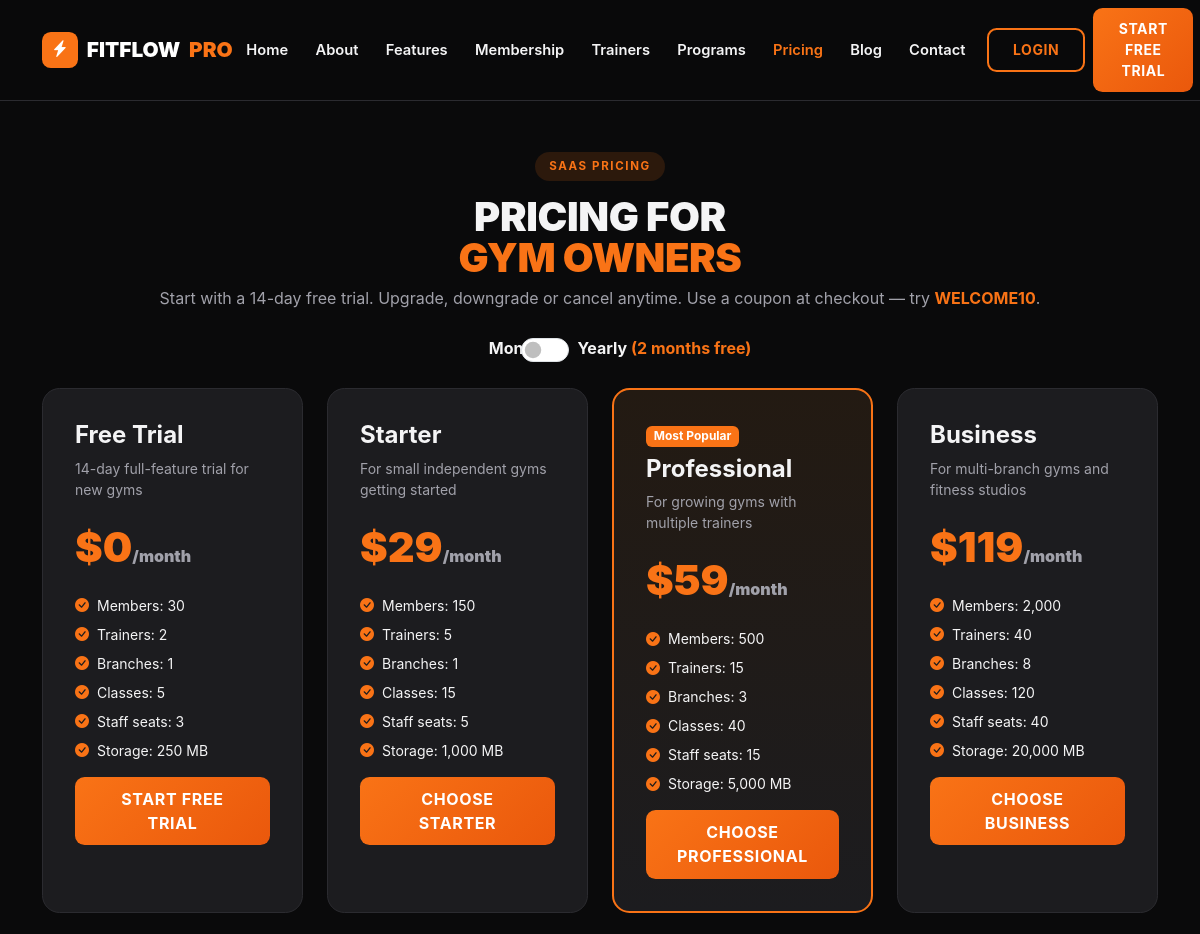
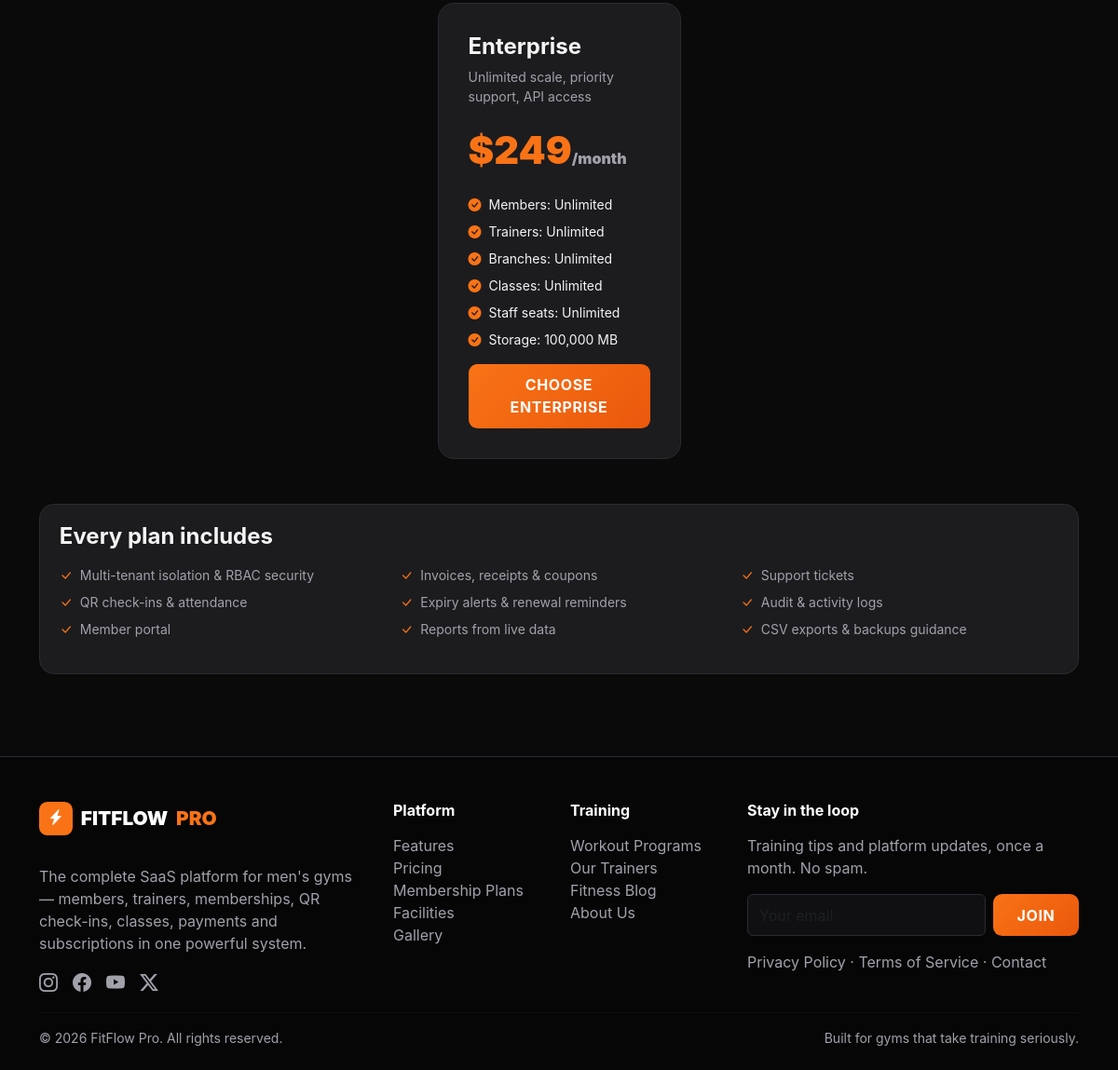
The app's page /public/pricing.php with its own data (2 pictures, top to bottom).
### tables this page shows
CREATE TABLE subscription_plans (
  id             INT UNSIGNED AUTO_INCREMENT PRIMARY KEY,
  name           VARCHAR(60) NOT NULL,
  slug           VARCHAR(60) NOT NULL UNIQUE,
  tagline        VARCHAR(120) NULL,
  description    VARCHAR(255) NULL,
  price_monthly  DECIMAL(10,2) NOT NULL DEFAULT 0,
  price_yearly   DECIMAL(10,2) NOT NULL DEFAULT 0,
  trial_days     INT NOT NULL DEFAULT 0,
  features       TEXT NULL,
  max_members    INT NOT NULL DEFAULT 50,
  max_trainers   INT NOT NULL DEFAULT 3,
  max_branches   INT NOT NULL DEFAULT 1,
  max_classes    INT NOT NULL DEFAULT 10,
  max_staff      INT NOT NULL DEFAULT 5,
  max_storage_mb INT NOT NULL DEFAULT 500,
  is_active      TINYINT(1) NOT NULL DEFAULT 1,
  created_at     TIMESTAMP NOT NULL DEFAULT CURRENT_TIMESTAMP
);

### app/bootstrap.php (called while the page is built, shortened)
<?php
spl_autoload_register(function (string $class): void {
    $paths = [
        __DIR__ . '/' . $class . '.php',
        __DIR__ . '/Models/' . $class . '.php',
    ];
    foreach ($paths as $path) {
        if (is_file($path)) {
            return;
        }
    }
});
require_once __DIR__ . '/helpers.php';

### config/database.php (called while the page is built)
<?php
return [
    'driver'   => 'mysql',
    'host'     => getenv('DB_HOST') ?: '127.0.0.1',
    'port'     => getenv('DB_PORT') ?: '3306',
    'database' => getenv('DB_DATABASE') ?: 'fitflow_pro',
    'username' => getenv('DB_USERNAME') ?: 'root',
    'password' => getenv('DB_PASSWORD') ?: '',
    'charset'  => 'utf8mb4',
];

### app/Database.php (called while the page is built, shortened)
<?php
class Database
{
    private static ?PDO $instance = null;
    public static function connection(): PDO
    {
        $cfg = require __DIR__ . '/../config/database.php';
        $dsn = sprintf(
            '%s:host=%s;port=%s;dbname=%s;charset=%s',
            $cfg['driver'],
            $cfg['host'],
            $cfg['port'],
            $cfg['database'],
            $cfg['charset']
        );
        self::$instance = new PDO($dsn, $cfg['username'], $cfg['password'], [
            PDO::ATTR_ERRMODE            => PDO::ERRMODE_EXCEPTION,
            PDO::ATTR_DEFAULT_FETCH_MODE => PDO::FETCH_ASSOC,
            PDO::ATTR_EMULATE_PREPARES   => false,
        ]);
        return self::$instance;
    }
    public static function query(string $sql, array $params = []): PDOStatement
    {
        $stmt = self::connection()->prepare($sql);
        $stmt->execute($params);
        return $stmt;
    }
    public static function fetchAll(string $sql, array $params = []): array
    {
        return self::query($sql, $params)->fetchAll();
    }
}

### app/Models/SubscriptionPlan.php (called while the page is built, shortened)
<?php
class SubscriptionPlan extends BaseModel
{
    public static function active(): array
    {
        return Database::fetchAll('SELECT * FROM subscription_plans WHERE is_active = 1 ORDER BY price_monthly ASC');
    }
}

### app/helpers.php (called while the page is built, shortened)
<?php
function e($value): string
{
    return htmlspecialchars((string) ($value ?? ''), ENT_QUOTES, 'UTF-8');
}
function url(string $path = ''): string
{
    $script = $_SERVER['SCRIPT_NAME'] ?? '';
    $root = preg_replace('#/(public|admin|tenant|member|super-admin|trainer|api)/.*$#', '', $script);
    return rtrim($root, '/') . '/' . ltrim($path, '/');
}

### public/pricing.php (the view, shortened to what this page needs)
<?php
require_once __DIR__ . '/../app/bootstrap.php';
$plans = [];
try {
    $plans = SubscriptionPlan::active();
} catch (Throwable $ignored) {
}
?>
<section class="section-pad">
  <div class="container">
    <div class="text-center mb-4"><span class="section-tag">SaaS pricing</span>
      <h1 class="display-title">Pricing for<br><span class="accent">gym owners</span></h1>
      <p style="color:var(--ff-muted)">Start with a 14-day free trial. Upgrade, downgrade or cancel anytime. Use a coupon at checkout — try <strong class="text-orange">WELCOME10</strong>.</p>
      <div class="form-check form-switch d-inline-flex align-items-center gap-2 mt-2">
        <label class="form-check-label fw-bold" for="billingToggle">Monthly</label>
        <input class="form-check-input" type="checkbox" id="billingToggle" style="width:3rem;height:1.5rem">
        <label class="form-check-label fw-bold" for="billingToggle">Yearly <span class="text-orange">(2 months free)</span></label>
      </div>
    </div>
    <div class="row g-4 justify-content-center">
      <?php foreach ($plans as $i => $p): ?>
      <div class="col-md-6 col-lg-4 col-xl-3">
        <div class="price-card h-100 <?= ($p['slug'] ?? '') === 'professional' ? 'featured' : '' ?>">
          <?php if (($p['slug'] ?? '') === 'professional'): ?><span class="badge badge-ff mb-2">Most Popular</span><?php endif; ?>
          <h4 class="fw-bold"><?= e($p['name']) ?></h4>
          <p class="small" style="color:var(--ff-muted)"><?= e($p['description'] ?? '') ?></p>
          <div class="amount text-orange">$<span data-price-monthly="<?= number_format((float) $p['price_monthly']) ?>" data-price-yearly="<?= number_format((float) $p['price_yearly']) ?>"><?= number_format((float) $p['price_monthly']) ?></span><span class="fs-6 cycle-label" style="color:var(--ff-muted)">/month</span></div>
          <ul class="list-unstyled mt-3 small">
            <li class="mb-2"><i class="bi bi-check-circle-fill text-orange me-2"></i>Members: <?= (int) $p['max_members'] < 0 ? 'Unlimited' : number_format((int) $p['max_members']) ?></li>
            <li class="mb-2"><i class="bi bi-check-circle-fill text-orange me-2"></i>Trainers: <?= (int) $p['max_trainers'] < 0 ? 'Unlimited' : (int) $p['max_trainers'] ?></li>
            <li class="mb-2"><i class="bi bi-check-circle-fill text-orange me-2"></i>Branches: <?= (int) $p['max_branches'] < 0 ? 'Unlimited' : (int) $p['max_branches'] ?></li>
            <li class="mb-2"><i class="bi bi-check-circle-fill text-orange me-2"></i>Classes: <?= (int) $p['max_classes'] < 0 ? 'Unlimited' : (int) $p['max_classes'] ?></li>
            <li class="mb-2"><i class="bi bi-check-circle-fill text-orange me-2"></i>Staff seats: <?= (int) $p['max_staff'] < 0 ? 'Unlimited' : (int) $p['max_staff'] ?></li>
            <li class="mb-2"><i class="bi bi-check-circle-fill text-orange me-2"></i>Storage: <?= number_format((int) $p['max_storage_mb']) ?> MB</li>
          </ul>
          <a href="<?= e(url('public/register.php')) ?>" class="btn btn-ff w-100"><?= (float) $p['price_monthly'] == 0.0 ? 'Start free trial' : 'Choose ' . e($p['name']) ?></a>
        </div>
      </div>
      <?php endforeach; ?>
    </div>
    <div class="panel mt-5">
      <h4 class="fw-bold">Every plan includes</h4>
      <div class="row small mt-3" style="color:var(--ff-muted)">
        <div class="col-md-4"><ul class="list-unstyled"><li class="mb-2"><i class="bi bi-check-lg text-orange me-2"></i>Multi-tenant isolation &amp; RBAC security</li><li class="mb-2"><i class="bi bi-check-lg text-orange me-2"></i>QR check-ins &amp; attendance</li><li class="mb-2"><i class="bi bi-check-lg text-orange me-2"></i>Member portal</li></ul></div>
        <div class="col-md-4"><ul class="list-unstyled"><li class="mb-2"><i class="bi bi-check-lg text-orange me-2"></i>Invoices, receipts &amp; coupons</li><li class="mb-2"><i class="bi bi-check-lg text-orange me-2"></i>Expiry alerts &amp; renewal reminders</li><li class="mb-2"><i class="bi bi-check-lg text-orange me-2"></i>Reports from live data</li></ul></div>
        <div class="col-md-4"><ul class="list-unstyled"><li class="mb-2"><i class="bi bi-check-lg text-orange me-2"></i>Support tickets</li><li class="mb-2"><i class="bi bi-check-lg text-orange me-2"></i>Audit &amp; activity logs</li><li class="mb-2"><i class="bi bi-check-lg text-orange me-2"></i>CSV exports &amp; backups guidance</li></ul></div>
      </div>
    </div>
  </div>
</section>

### public/assets/css/style.css (style rules this page uses)
:root { --ff-black:#0a0a0b; --ff-charcoal:#141416; --ff-panel:#1c1c1f; --ff-panel2:#232327; --ff-orange:#f97316; --ff-orange-dark:#ea580c; --ff-amber:#fbbf24; --ff-text:#f4f4f5; --ff-muted:#a1a1aa; --ff-border:#2b2b30; --ff-green:#22c55e; --ff-red:#ef4444; --ff-blue:#38bdf8; }
* { scrollbar-width:thin; scrollbar-color:#3f3f46 transparent }
body { background:var(--ff-black); color:var(--ff-text); font-family:'Inter',system-ui,-apple-system,'Segoe UI',Roboto,sans-serif }
a { color:var(--ff-orange) }
.text-orange { color:var(--ff-orange)!important }
.btn-ff { background:linear-gradient(135deg,var(--ff-orange),var(--ff-orange-dark)); color:#fff; border:0; font-weight:700; padding:.65rem 1.6rem; border-radius:.6rem; text-transform:uppercase; letter-spacing:.04em }
.section-pad { padding:5.5rem 0 }
.section-tag { display:inline-block; background:rgba(249,115,22,.14); color:var(--ff-orange); font-weight:700; letter-spacing:.14em; text-transform:uppercase; font-size:.72rem; padding:.35rem .9rem; border-radius:2rem; margin-bottom:1rem }
.display-title { font-weight:900; text-transform:uppercase; line-height:1.02; letter-spacing:-.01em }
.display-title .accent { color:var(--ff-orange) }
.price-card { background:var(--ff-panel); border:1px solid var(--ff-border); border-radius:1.1rem; padding:2rem }
.price-card.featured { border:2px solid var(--ff-orange); background:linear-gradient(180deg,#231a12,var(--ff-panel)) }
.price-card .amount { font-size:2.6rem; font-weight:900 }
.badge-ff { background:var(--ff-orange); color:#fff; font-weight:700 }
.panel { background:var(--ff-panel); border:1px solid var(--ff-border); border-radius:1rem; padding:1.3rem }

### records on screen
subscription_plans: name "Free Trial", description "14-day full-feature trial for new gyms", price_monthly "0", max_members "30", max_trainers "2", max_branches "1", max_classes "5", max_staff "3", max_storage_mb "250", shows "START FREE TRIAL"
subscription_plans: name "Starter", description "For small independent gyms getting started", price_monthly "29", max_members "150", max_trainers "5", max_branches "1", max_classes "15", max_staff "5", max_storage_mb "1,000", name "STARTER"
subscription_plans: slug "Most Popular", name "Professional", description "For growing gyms with multiple trainers", price_monthly "59", max_members "500", max_trainers "15", max_branches "3", max_classes "40", max_staff "15", max_storage_mb "5,000", name "PROFESSIONAL"
subscription_plans: name "Business", description "For multi-branch gyms and fitness studios", price_monthly "119", max_members "2,000", max_trainers "40", max_branches "8", max_classes "120", max_staff "40", max_storage_mb "20,000", name "BUSINESS"
subscription_plans: name "Enterprise", description "Unlimited scale, priority support, API access", price_monthly "249", max_members "Unlimited", max_trainers "Unlimited", max_branches "Unlimited", max_classes "Unlimited", max_staff "Unlimited", max_storage_mb "100,000", name "ENTERPRISE"
